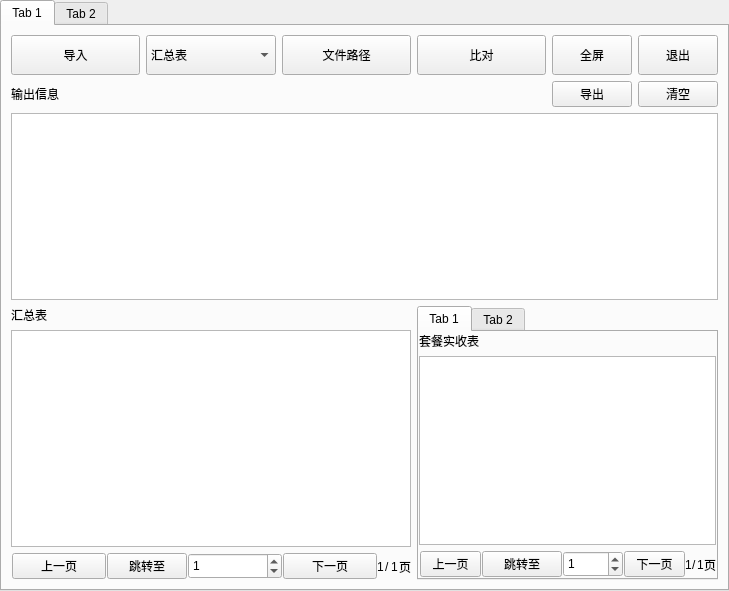
<?xml version="1.0" encoding="UTF-8"?>
<ui version="4.0">
 <class>MainWindow</class>
 <widget class="QMainWindow" name="MainWindow">
  <property name="geometry">
   <rect>
    <x>0</x>
    <y>0</y>
    <width>729</width>
    <height>591</height>
   </rect>
  </property>
  <property name="windowTitle">
   <string>肥猪对账助手 V1.0.1</string>
  </property>
  <property name="styleSheet">
   <string notr="true"/>
  </property>
  <widget class="QWidget" name="centralwidget">
   <layout class="QGridLayout" name="gridLayout">
    <property name="leftMargin">
     <number>0</number>
    </property>
    <property name="topMargin">
     <number>0</number>
    </property>
    <property name="rightMargin">
     <number>0</number>
    </property>
    <property name="bottomMargin">
     <number>0</number>
    </property>
    <property name="spacing">
     <number>0</number>
    </property>
    <item row="0" column="0">
     <widget class="QTabWidget" name="tabWidget">
      <property name="styleSheet">
       <string notr="true"/>
      </property>
      <property name="currentIndex">
       <number>0</number>
      </property>
      <widget class="QWidget" name="tab">
       <attribute name="title">
        <string>Tab 1</string>
       </attribute>
       <layout class="QGridLayout" name="gridLayout_2">
        <item row="0" column="0">
         <layout class="QHBoxLayout" name="horizontalLayout_8">
          <item>
           <widget class="QPushButton" name="load_file">
            <property name="sizePolicy">
             <sizepolicy hsizetype="Expanding" vsizetype="Fixed">
              <horstretch>0</horstretch>
              <verstretch>0</verstretch>
             </sizepolicy>
            </property>
            <property name="minimumSize">
             <size>
              <width>0</width>
              <height>40</height>
             </size>
            </property>
            <property name="text">
             <string>导入</string>
            </property>
           </widget>
          </item>
          <item>
           <widget class="QComboBox" name="comboBox">
            <property name="sizePolicy">
             <sizepolicy hsizetype="Expanding" vsizetype="Fixed">
              <horstretch>0</horstretch>
              <verstretch>0</verstretch>
             </sizepolicy>
            </property>
            <property name="minimumSize">
             <size>
              <width>0</width>
              <height>40</height>
             </size>
            </property>
            <item>
             <property name="text">
              <string>汇总表</string>
             </property>
            </item>
            <item>
             <property name="text">
              <string>套餐实收表</string>
             </property>
            </item>
            <item>
             <property name="text">
              <string>付款实收表</string>
             </property>
            </item>
           </widget>
          </item>
          <item>
           <widget class="QPushButton" name="file_path">
            <property name="sizePolicy">
             <sizepolicy hsizetype="Expanding" vsizetype="Fixed">
              <horstretch>0</horstretch>
              <verstretch>0</verstretch>
             </sizepolicy>
            </property>
            <property name="minimumSize">
             <size>
              <width>0</width>
              <height>40</height>
             </size>
            </property>
            <property name="text">
             <string>文件路径</string>
            </property>
           </widget>
          </item>
          <item>
           <widget class="QPushButton" name="check_data">
            <property name="sizePolicy">
             <sizepolicy hsizetype="Expanding" vsizetype="Fixed">
              <horstretch>0</horstretch>
              <verstretch>0</verstretch>
             </sizepolicy>
            </property>
            <property name="minimumSize">
             <size>
              <width>0</width>
              <height>40</height>
             </size>
            </property>
            <property name="text">
             <string>比对</string>
            </property>
           </widget>
          </item>
          <item>
           <widget class="QPushButton" name="resolution_ratio">
            <property name="minimumSize">
             <size>
              <width>0</width>
              <height>40</height>
             </size>
            </property>
            <property name="text">
             <string>全屏</string>
            </property>
           </widget>
          </item>
          <item>
           <widget class="QPushButton" name="quit_system">
            <property name="minimumSize">
             <size>
              <width>0</width>
              <height>40</height>
             </size>
            </property>
            <property name="text">
             <string>退出</string>
            </property>
           </widget>
          </item>
         </layout>
        </item>
        <item row="1" column="0">
         <layout class="QHBoxLayout" name="horizontalLayout">
          <item>
           <widget class="QLabel" name="label_3">
            <property name="sizePolicy">
             <sizepolicy hsizetype="Expanding" vsizetype="Preferred">
              <horstretch>0</horstretch>
              <verstretch>0</verstretch>
             </sizepolicy>
            </property>
            <property name="text">
             <string>输出信息</string>
            </property>
           </widget>
          </item>
          <item>
           <widget class="QPushButton" name="output_info">
            <property name="text">
             <string>导出</string>
            </property>
           </widget>
          </item>
          <item>
           <widget class="QPushButton" name="clear_info">
            <property name="text">
             <string>清空</string>
            </property>
           </widget>
          </item>
         </layout>
        </item>
        <item row="2" column="0">
         <widget class="QTextBrowser" name="textBrowser">
          <property name="sizePolicy">
           <sizepolicy hsizetype="Expanding" vsizetype="Preferred">
            <horstretch>0</horstretch>
            <verstretch>0</verstretch>
           </sizepolicy>
          </property>
          <property name="styleSheet">
           <string notr="true">border-image: url(:/图片1.png);
font: 12pt &quot;Agency FB&quot;;</string>
          </property>
         </widget>
        </item>
        <item row="3" column="0">
         <layout class="QHBoxLayout" name="horizontalLayout_2">
          <item>
           <layout class="QVBoxLayout" name="verticalLayout">
            <item>
             <widget class="QLabel" name="label">
              <property name="text">
               <string>汇总表</string>
              </property>
             </widget>
            </item>
            <item>
             <widget class="QTableView" name="tableView_a">
              <property name="minimumSize">
               <size>
                <width>400</width>
                <height>0</height>
               </size>
              </property>
             </widget>
            </item>
            <item>
             <layout class="QHBoxLayout" name="horizontalLayout_9" stretch="0,0">
              <property name="spacing">
               <number>0</number>
              </property>
              <item>
               <layout class="QHBoxLayout" name="horizontalLayout_6" stretch="2,1,2,2">
                <property name="spacing">
                 <number>1</number>
                </property>
                <property name="leftMargin">
                 <number>1</number>
                </property>
                <property name="bottomMargin">
                 <number>1</number>
                </property>
                <item>
                 <widget class="QPushButton" name="last_a">
                  <property name="sizePolicy">
                   <sizepolicy hsizetype="Expanding" vsizetype="Fixed">
                    <horstretch>0</horstretch>
                    <verstretch>0</verstretch>
                   </sizepolicy>
                  </property>
                  <property name="minimumSize">
                   <size>
                    <width>10</width>
                    <height>10</height>
                   </size>
                  </property>
                  <property name="maximumSize">
                   <size>
                    <width>16777215</width>
                    <height>16777215</height>
                   </size>
                  </property>
                  <property name="text">
                   <string>上一页</string>
                  </property>
                 </widget>
                </item>
                <item>
                 <widget class="QPushButton" name="go_to_a">
                  <property name="text">
                   <string>跳转至</string>
                  </property>
                 </widget>
                </item>
                <item>
                 <widget class="QSpinBox" name="go_index_a">
                  <property name="sizePolicy">
                   <sizepolicy hsizetype="Expanding" vsizetype="Preferred">
                    <horstretch>0</horstretch>
                    <verstretch>0</verstretch>
                   </sizepolicy>
                  </property>
                  <property name="wrapping">
                   <bool>true</bool>
                  </property>
                  <property name="suffix">
                   <string/>
                  </property>
                  <property name="prefix">
                   <string/>
                  </property>
                  <property name="minimum">
                   <number>1</number>
                  </property>
                  <property name="maximum">
                   <number>1</number>
                  </property>
                 </widget>
                </item>
                <item>
                 <widget class="QPushButton" name="next_a">
                  <property name="sizePolicy">
                   <sizepolicy hsizetype="Expanding" vsizetype="Fixed">
                    <horstretch>0</horstretch>
                    <verstretch>0</verstretch>
                   </sizepolicy>
                  </property>
                  <property name="minimumSize">
                   <size>
                    <width>10</width>
                    <height>10</height>
                   </size>
                  </property>
                  <property name="maximumSize">
                   <size>
                    <width>16777215</width>
                    <height>16777215</height>
                   </size>
                  </property>
                  <property name="text">
                   <string>下一页</string>
                  </property>
                 </widget>
                </item>
               </layout>
              </item>
              <item>
               <layout class="QHBoxLayout" name="horizontalLayout_3" stretch="0,0,0,0">
                <property name="spacing">
                 <number>1</number>
                </property>
                <property name="rightMargin">
                 <number>0</number>
                </property>
                <item>
                 <widget class="QLabel" name="now_index_a">
                  <property name="text">
                   <string>1</string>
                  </property>
                 </widget>
                </item>
                <item>
                 <widget class="QLabel" name="label_12">
                  <property name="text">
                   <string>/</string>
                  </property>
                 </widget>
                </item>
                <item>
                 <widget class="QLabel" name="all_index_a">
                  <property name="text">
                   <string>1</string>
                  </property>
                 </widget>
                </item>
                <item>
                 <widget class="QLabel" name="label_8">
                  <property name="text">
                   <string>页</string>
                  </property>
                 </widget>
                </item>
               </layout>
              </item>
             </layout>
            </item>
           </layout>
          </item>
          <item>
           <widget class="QTabWidget" name="tabWidget_2">
            <property name="currentIndex">
             <number>0</number>
            </property>
            <widget class="QWidget" name="tab_3">
             <attribute name="title">
              <string>Tab 1</string>
             </attribute>
             <layout class="QGridLayout" name="gridLayout_3">
              <property name="leftMargin">
               <number>0</number>
              </property>
              <property name="topMargin">
               <number>0</number>
              </property>
              <property name="rightMargin">
               <number>0</number>
              </property>
              <property name="bottomMargin">
               <number>0</number>
              </property>
              <property name="spacing">
               <number>0</number>
              </property>
              <item row="0" column="0">
               <layout class="QVBoxLayout" name="verticalLayout_2">
                <property name="spacing">
                 <number>6</number>
                </property>
                <item>
                 <widget class="QLabel" name="label_2">
                  <property name="text">
                   <string>套餐实收表</string>
                  </property>
                 </widget>
                </item>
                <item>
                 <widget class="QTableView" name="tableView_b"/>
                </item>
                <item>
                 <layout class="QHBoxLayout" name="horizontalLayout_7" stretch="0,0">
                  <property name="spacing">
                   <number>0</number>
                  </property>
                  <item>
                   <layout class="QHBoxLayout" name="horizontalLayout_10" stretch="2,1,2,2">
                    <property name="spacing">
                     <number>1</number>
                    </property>
                    <property name="leftMargin">
                     <number>1</number>
                    </property>
                    <property name="bottomMargin">
                     <number>1</number>
                    </property>
                    <item>
                     <widget class="QPushButton" name="last_b">
                      <property name="sizePolicy">
                       <sizepolicy hsizetype="Expanding" vsizetype="Fixed">
                        <horstretch>0</horstretch>
                        <verstretch>0</verstretch>
                       </sizepolicy>
                      </property>
                      <property name="minimumSize">
                       <size>
                        <width>10</width>
                        <height>10</height>
                       </size>
                      </property>
                      <property name="maximumSize">
                       <size>
                        <width>16777215</width>
                        <height>16777215</height>
                       </size>
                      </property>
                      <property name="text">
                       <string>上一页</string>
                      </property>
                     </widget>
                    </item>
                    <item>
                     <widget class="QPushButton" name="go_to_b">
                      <property name="text">
                       <string>跳转至</string>
                      </property>
                     </widget>
                    </item>
                    <item>
                     <widget class="QSpinBox" name="go_index_b">
                      <property name="sizePolicy">
                       <sizepolicy hsizetype="Expanding" vsizetype="Preferred">
                        <horstretch>0</horstretch>
                        <verstretch>0</verstretch>
                       </sizepolicy>
                      </property>
                      <property name="wrapping">
                       <bool>true</bool>
                      </property>
                      <property name="suffix">
                       <string/>
                      </property>
                      <property name="prefix">
                       <string/>
                      </property>
                      <property name="minimum">
                       <number>1</number>
                      </property>
                      <property name="maximum">
                       <number>1</number>
                      </property>
                     </widget>
                    </item>
                    <item>
                     <widget class="QPushButton" name="next_b">
                      <property name="sizePolicy">
                       <sizepolicy hsizetype="Expanding" vsizetype="Fixed">
                        <horstretch>0</horstretch>
                        <verstretch>0</verstretch>
                       </sizepolicy>
                      </property>
                      <property name="minimumSize">
                       <size>
                        <width>10</width>
                        <height>10</height>
                       </size>
                      </property>
                      <property name="maximumSize">
                       <size>
                        <width>16777215</width>
                        <height>16777215</height>
                       </size>
                      </property>
                      <property name="text">
                       <string>下一页</string>
                      </property>
                     </widget>
                    </item>
                   </layout>
                  </item>
                  <item>
                   <layout class="QHBoxLayout" name="horizontalLayout_4" stretch="0,0,0,0">
                    <property name="spacing">
                     <number>0</number>
                    </property>
                    <property name="rightMargin">
                     <number>0</number>
                    </property>
                    <item>
                     <widget class="QLabel" name="now_index_b">
                      <property name="text">
                       <string>1</string>
                      </property>
                     </widget>
                    </item>
                    <item>
                     <widget class="QLabel" name="label_13">
                      <property name="text">
                       <string>/</string>
                      </property>
                     </widget>
                    </item>
                    <item>
                     <widget class="QLabel" name="all_index_b">
                      <property name="text">
                       <string>1</string>
                      </property>
                     </widget>
                    </item>
                    <item>
                     <widget class="QLabel" name="label_9">
                      <property name="text">
                       <string>页</string>
                      </property>
                     </widget>
                    </item>
                   </layout>
                  </item>
                 </layout>
                </item>
               </layout>
              </item>
             </layout>
            </widget>
            <widget class="QWidget" name="tab_4">
             <attribute name="title">
              <string>Tab 2</string>
             </attribute>
             <layout class="QGridLayout" name="gridLayout_4">
              <property name="leftMargin">
               <number>0</number>
              </property>
              <property name="topMargin">
               <number>0</number>
              </property>
              <property name="rightMargin">
               <number>0</number>
              </property>
              <property name="bottomMargin">
               <number>0</number>
              </property>
              <property name="spacing">
               <number>0</number>
              </property>
              <item row="0" column="0">
               <layout class="QVBoxLayout" name="verticalLayout_3">
                <property name="spacing">
                 <number>6</number>
                </property>
                <item>
                 <widget class="QLabel" name="label_4">
                  <property name="text">
                   <string>付款实收表</string>
                  </property>
                 </widget>
                </item>
                <item>
                 <widget class="QTableView" name="tableView_b_2">
                  <property name="sizePolicy">
                   <sizepolicy hsizetype="Preferred" vsizetype="Expanding">
                    <horstretch>0</horstretch>
                    <verstretch>0</verstretch>
                   </sizepolicy>
                  </property>
                 </widget>
                </item>
                <item>
                 <layout class="QHBoxLayout" name="horizontalLayout_11" stretch="0,0">
                  <property name="spacing">
                   <number>0</number>
                  </property>
                  <item>
                   <layout class="QHBoxLayout" name="horizontalLayout_12" stretch="2,1,2,2">
                    <property name="spacing">
                     <number>1</number>
                    </property>
                    <property name="leftMargin">
                     <number>1</number>
                    </property>
                    <property name="bottomMargin">
                     <number>1</number>
                    </property>
                    <item>
                     <widget class="QPushButton" name="last_b_2">
                      <property name="sizePolicy">
                       <sizepolicy hsizetype="Expanding" vsizetype="Fixed">
                        <horstretch>0</horstretch>
                        <verstretch>0</verstretch>
                       </sizepolicy>
                      </property>
                      <property name="minimumSize">
                       <size>
                        <width>10</width>
                        <height>10</height>
                       </size>
                      </property>
                      <property name="maximumSize">
                       <size>
                        <width>16777215</width>
                        <height>16777215</height>
                       </size>
                      </property>
                      <property name="text">
                       <string>上一页</string>
                      </property>
                     </widget>
                    </item>
                    <item>
                     <widget class="QPushButton" name="go_to_b_2">
                      <property name="text">
                       <string>跳转至</string>
                      </property>
                     </widget>
                    </item>
                    <item>
                     <widget class="QSpinBox" name="go_index_b_2">
                      <property name="sizePolicy">
                       <sizepolicy hsizetype="Expanding" vsizetype="Preferred">
                        <horstretch>0</horstretch>
                        <verstretch>0</verstretch>
                       </sizepolicy>
                      </property>
                      <property name="wrapping">
                       <bool>true</bool>
                      </property>
                      <property name="suffix">
                       <string/>
                      </property>
                      <property name="prefix">
                       <string/>
                      </property>
                      <property name="minimum">
                       <number>1</number>
                      </property>
                      <property name="maximum">
                       <number>1</number>
                      </property>
                     </widget>
                    </item>
                    <item>
                     <widget class="QPushButton" name="next_b_2">
                      <property name="sizePolicy">
                       <sizepolicy hsizetype="Expanding" vsizetype="Fixed">
                        <horstretch>0</horstretch>
                        <verstretch>0</verstretch>
                       </sizepolicy>
                      </property>
                      <property name="minimumSize">
                       <size>
                        <width>10</width>
                        <height>10</height>
                       </size>
                      </property>
                      <property name="maximumSize">
                       <size>
                        <width>16777215</width>
                        <height>16777215</height>
                       </size>
                      </property>
                      <property name="text">
                       <string>下一页</string>
                      </property>
                     </widget>
                    </item>
                   </layout>
                  </item>
                  <item>
                   <layout class="QHBoxLayout" name="horizontalLayout_5" stretch="0,0,0,0">
                    <property name="spacing">
                     <number>1</number>
                    </property>
                    <property name="rightMargin">
                     <number>0</number>
                    </property>
                    <item>
                     <widget class="QLabel" name="now_index_b_2">
                      <property name="text">
                       <string>1</string>
                      </property>
                     </widget>
                    </item>
                    <item>
                     <widget class="QLabel" name="label_14">
                      <property name="text">
                       <string>/</string>
                      </property>
                     </widget>
                    </item>
                    <item>
                     <widget class="QLabel" name="all_index_b_2">
                      <property name="text">
                       <string>1</string>
                      </property>
                     </widget>
                    </item>
                    <item>
                     <widget class="QLabel" name="label_10">
                      <property name="text">
                       <string>页</string>
                      </property>
                     </widget>
                    </item>
                   </layout>
                  </item>
                 </layout>
                </item>
               </layout>
              </item>
             </layout>
            </widget>
           </widget>
          </item>
         </layout>
        </item>
       </layout>
      </widget>
      <widget class="QWidget" name="tab_2">
       <attribute name="title">
        <string>Tab 2</string>
       </attribute>
      </widget>
     </widget>
    </item>
   </layout>
  </widget>
 </widget>
 <resources/>
 <connections/>
</ui>
